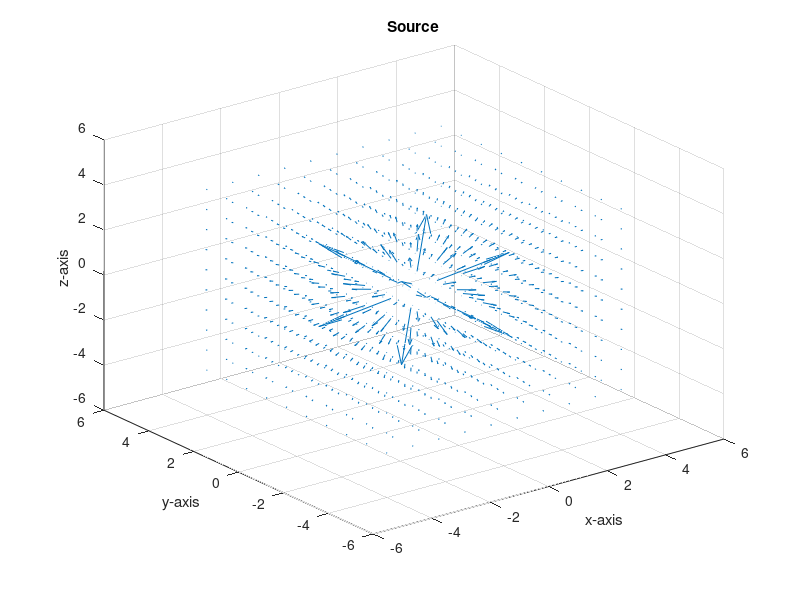
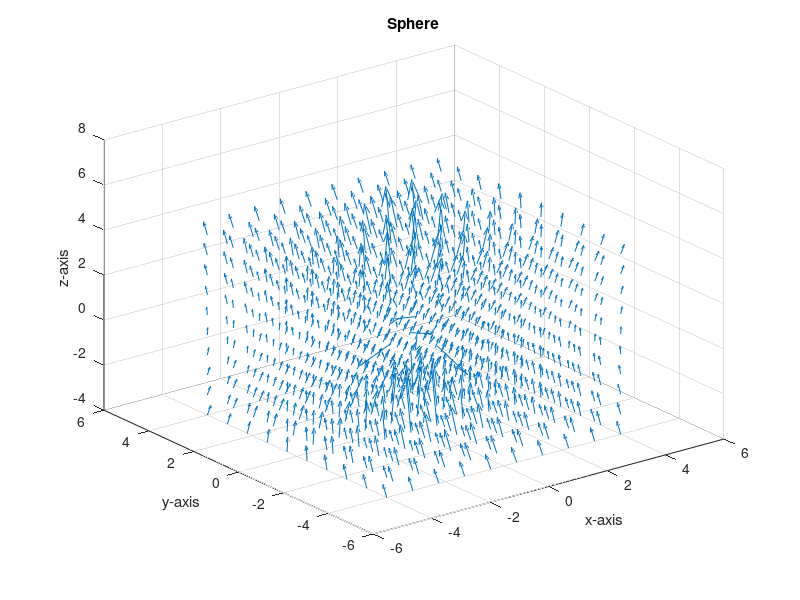

These charts were generated, in order, by the following MATLAB code:
%%%%%%%%%%%%%%%%%%%%%%%%%%%%%%%%%%%%%%%%%%%%%%%%%%%%%%%%%%%%%%%%%%%%%%%%%%%%%%%%%%%%%%%%%%%%%%%%%%%%
% EAE 126 Computational Aerodynamics (Spring 2011)
% Project 3 - Problem 2A_1 - 3D SOURCE/DOUBLET
% Daniel Wiese

close all;
clear all;
clc;

%%%%%%%%%%%%%%%%%%%%%%%%%%%%%%%%%%%%%%%%%%%%%%%%%%%%%%%%%%%%%%%%%%%%%%%%%%%%%%%%%%%%%%%%%%%%%%%%%%%%

Q = 1;
D = 1;
rho = 1;
min = -4;
max = 4;
n = 10;

x = linspace(min, max, n);
y = linspace(min, max, n);
z = linspace(min, max, n);

[X, Y, Z] = meshgrid(x, y, z);

%%%%%%%%%%%%%%%%%%%%%%%%%%%%%%%%%%%%%%%%%%%%%%%%%%%%%%%%%%%%%%%%%%%%%%%%%%%%%%%%%%%%%%%%%%%%%%%%%%%%
% SOURCE

for i = 1:n
    for j = 1:n
        for k = 1:n
            vx(i, j, k) = ((Q/(4*pi*rho))*X(i,j,k)/(X(i,j,k)^2+Y(i,j,k)^2+Z(i,j,k)^2)^(3/2));
            vy(i, j, k) = ((Q/(4*pi*rho))*Y(i,j,k)/(X(i,j,k)^2+Y(i,j,k)^2+Z(i,j,k)^2)^(3/2));
            vz(i, j, k) = ((Q/(4*pi*rho))*Z(i,j,k)/(X(i,j,k)^2+Y(i,j,k)^2+Z(i,j,k)^2)^(3/2));
        end
    end
end

figure(1)
quiver3(X, Y, Z, vx, vy, vz, 3)
title('Source')
xlabel('x-axis')
ylabel('y-axis')
zlabel('z-axis')

%%%%%%%%%%%%%%%%%%%%%%%%%%%%%%%%%%%%%%%%%%%%%%%%%%%%%%%%%%%%%%%%%%%%%%%%%%%%%%%%%%%%%%%%%%%%%%%%%%%%
% DOUBLET

for i = 1:n
    for j = 1:n
        for k = 1:n
            ux(i, j, k) = -2*D*X(i, j, k)*Z(i,j,k)/(X(i,j,k)^2+Y(i,j,k)^2+Z(i,j,k)^2)^(5/2);
            vr(i, j, k) = -3*D*Z(i, j, k)*sqrt(Z(i,j,k)^2+Y(i,j,k)^2)/(X(i,j,k)^2+Y(i,j,k)^2+Z(i,j,k)^2)^(5/2)+D*(Z(i,j,k)/sqrt(Y(i,j,k)^2+Z(i,j,k)^2))+1/(X(i,j,k)^2+Y(i,j,k)^2+Z(i,j,k)^2)^(3/2);
            wT(i, j, k) = D*(Y(i, j, k)/sqrt(Z(i,j,k)^2+Y(i,j,k)^2))/(X(i,j,k)^2+Y(i,j,k)^2+Z(i,j,k)^2)^(3/2);
        end
    end
end

for i = 1:n
    for j = 1:n
        for k = 1:n
            vx(i, j, k) = ux(i, j, k);
            vz(i, j, k) = vr(i, j, k)*Z(i,j,k)/sqrt(X(i,j,k)^2+Y(i,j,k)^2)-wT(i,j,k)*Y(i,j,k)/sqrt(X(i,j,k)^2+Y(i,j,k)^2)+1;
            vy(i, j, k) = vr(i, j, k)*Y(i,j,k)/sqrt(X(i,j,k)^2+Y(i,j,k)^2)+wT(i,j,k)*Z(i,j,k)/sqrt(X(i,j,k)^2+Y(i,j,k)^2);
        end
    end
end

figure(2)
quiver3(X, Y, Z, vx, vy, vz, 3)
title('Sphere')
xlabel('x-axis')
ylabel('y-axis')
zlabel('z-axis')
